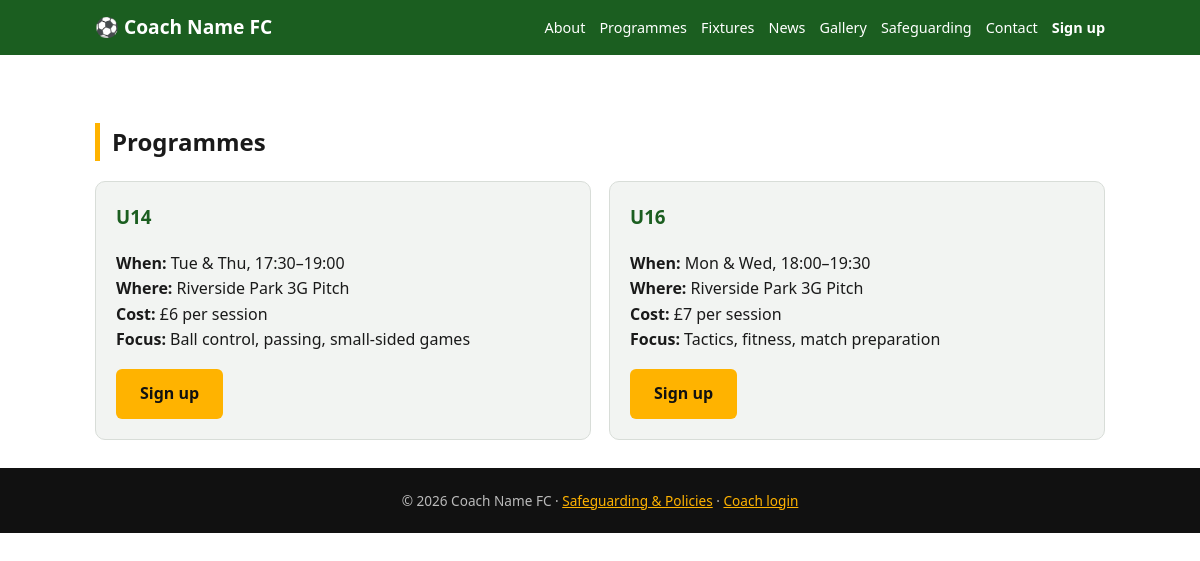
The app's page /programmes with its own data.
### tables this page shows
CREATE TABLE programmes(id INTEGER PRIMARY KEY, age_group TEXT, days TEXT, time TEXT, venue TEXT, price TEXT, focus TEXT);

### app.py (the view)
@app.route("/programmes")
def programmes(): return render_template("programmes.html", progs=q("SELECT * FROM programmes"))

### app.py (called while the page is built)
def db():
    if "db" not in g:
        g.db = sqlite3.connect(DB)
        g.db.row_factory = sqlite3.Row
    return g.db

@app.before_request
def csrf_check():
    if request.method == "POST" and request.form.get("_t") != session.get("t"):
        abort(400)

@app.context_processor
def inject():
    session.setdefault("t", os.urandom(16).hex())
    return {"tok": session["t"], "admin": session.get("admin")}

def q(sql, *a): return db().execute(sql, a).fetchall()

### templates/programmes.html
{% extends "base.html" %}{% block body %}<h2>Programmes</h2><div class="grid">{% for p in progs %}<div class="card"><h3>{{ p.age_group }}</h3>
<p><b>When:</b> {{ p.days }}, {{ p.time }}<br><b>Where:</b> {{ p.venue }}<br><b>Cost:</b> {{ p.price }}<br><b>Focus:</b> {{ p.focus }}</p>
<a class="btn" href="{{ url_for('signup') }}">Sign up</a></div>{% endfor %}</div>{% endblock %}

### static/style.css (style rules this page uses)
:root { --g:#1B5E20;--g2:#0d3a10;--a:#FFB300;--bg:#fff;--t:#1a1a1a;--m:#555;--c:#f2f4f2;--b:#d8ddd8 }
* { box-sizing:border-box }
body { margin:0;font-family:system-ui,Arial,sans-serif;background:var(--bg);color:var(--t);line-height:1.6 }
a { color:var(--g) }
.btn { display:inline-block;background:var(--a);color:#111;border:0;padding:12px 24px;border-radius:6px;font-weight:700;font-size:1rem;cursor:pointer;text-decoration:none }
.grid { display:grid;grid-template-columns:repeat(auto-fit,minmax(250px,1fr));gap:18px }
.card { background:var(--c);border:1px solid var(--b);border-radius:10px;padding:20px }
.card h3 { margin-top:0;color:var(--g) }
h2 { border-left:5px solid var(--a);padding-left:12px;margin-top:40px }

### records on screen
programmes: age_group "U14", days "Tue & Thu", time "17:30–19:00", venue "Riverside Park 3G Pitch", price "£6 per session", focus "Ball control, passing, small-sided games"
programmes: age_group "U16", days "Mon & Wed", time "18:00–19:30", venue "Riverside Park 3G Pitch", price "£7 per session", focus "Tactics, fitness, match preparation"
